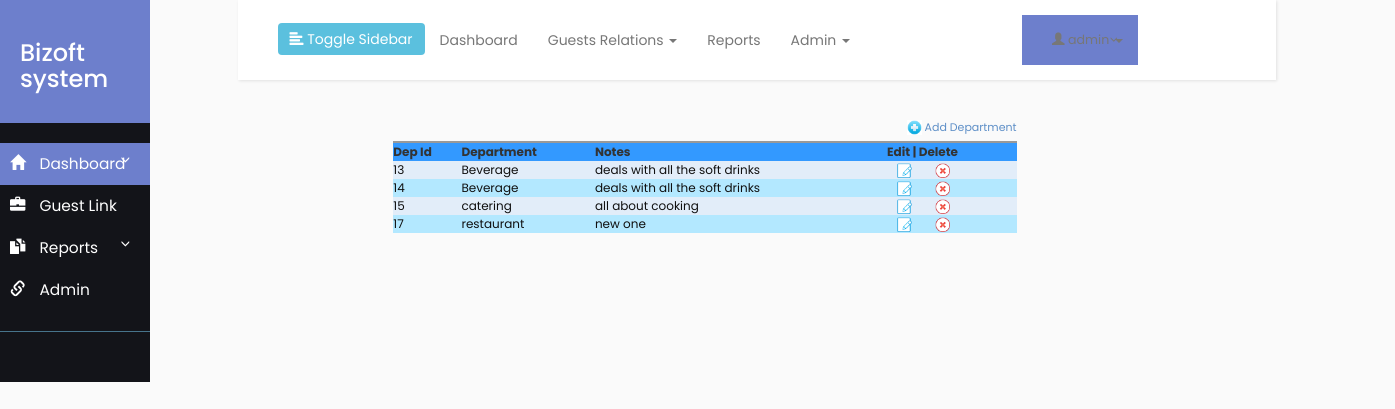
Page /department.php (signed in) on the committed database.
### tables this page shows
CREATE TABLE IF NOT EXISTS `departments` (
  `dep_id` int(11) NOT NULL AUTO_INCREMENT COMMENT 'primary key',
  `department_name` varchar(255) DEFAULT NULL,
  `notes` varchar(255) DEFAULT NULL,
  PRIMARY KEY (`dep_id`)
);

### department.php (the view, shortened to what this page needs)
<?php
require_once("db.php");
$sql = "SELECT * FROM departments ORDER BY dep_id ASC";
$result = mysqli_query($conn,$sql);
?>
<html>
<head>
<link rel="stylesheet" type="text/css" href="styles.css" />
</head>
<body>
	<div class="row">
		<div class="col-sm-2">
			<?php include_once 'sidebar.php';?>
		</div>
		<div class="col-sm-9" style="align-content: center;">
			<?php include_once 'header.php' ;?>
			<form name="frmUser" method="post" action="">
<div style="width: 35%px; align-content: center; margin-left: 15%; margin-right: 25%">
<div align="right" style="padding-bottom:5px;"><a href="add_department.php" class="link"><img alt='Add' title='Add' src='images/add.png' width='15px' height='15px'/> Add Department</a></div>
<table border="0" cellpadding="10" cellspacing="1" width="100%" class="tblListForm">
<tr class="listheader">
<td>Dep Id</td>
<td>Department</td>
<td>Notes</td>
<td>Edit | Delete</td>
</tr>
<?php
$i=0;
while($row = mysqli_fetch_array($result)) {
if($i%2==0)
$classname="evenRow";
else
$classname="oddRow";
?>
<tr class="<?php if(isset($classname)) echo $classname;?>">
<td><?php echo $row["dep_id"]; ?></td>
<td><?php echo $row["department_name"]; ?></td>
<td><?php echo $row["notes"]; ?></td>
<td><a href="edit_department.php?dep_id=<?php echo $row["dep_id"]; ?>" class="link"><img alt='Edit' title='Edit' src='images/edit.png' width='15px' height='15px' hspace='10' /></a>  <a href="delete_department.php?dep_id=<?php echo $row["dep_id"]; ?>"  class="link"><img alt='Delete' title='Delete' src='images/delete.png' width='15px' height='15px'hspace='10' /></a></td>
</tr>
<?php
$i++;
}
?>
</table>
</form>
</div>
		</div>
</body>
</html>

### styles.css (style rules this page uses)
body { margin-left: 20px; }
.evenRow { background-color: #E2EDF9; font-size:12px; color:#101010; }
.oddRow { background-color: #B3E8FF; font-size:12px; color:#101010; }
.tblListForm { border-top:2px #999999 solid; }
.listheader { background-color:#3399FF; font-size:12px; font-weight:bold; }
.link { text-decoration:none; color:#5e8fc7; font-size:11px; }

### style4.css (style rules this page uses)
body { font-family: 'Poppins', sans-serif; background: #fafafa; }
a, a:hover, a:focus { color: inherit; text-decoration: none; transition: all 0.3s; }

### rows in the picture
departments: dep_id "13", department_name "Beverage", notes "deals with all the soft drinks"
departments: dep_id "14", department_name "Beverage", notes "deals with all the soft drinks"
departments: dep_id "15", department_name "catering", notes "all about cooking"
departments: dep_id "17", department_name "restaurant", notes "new one"
